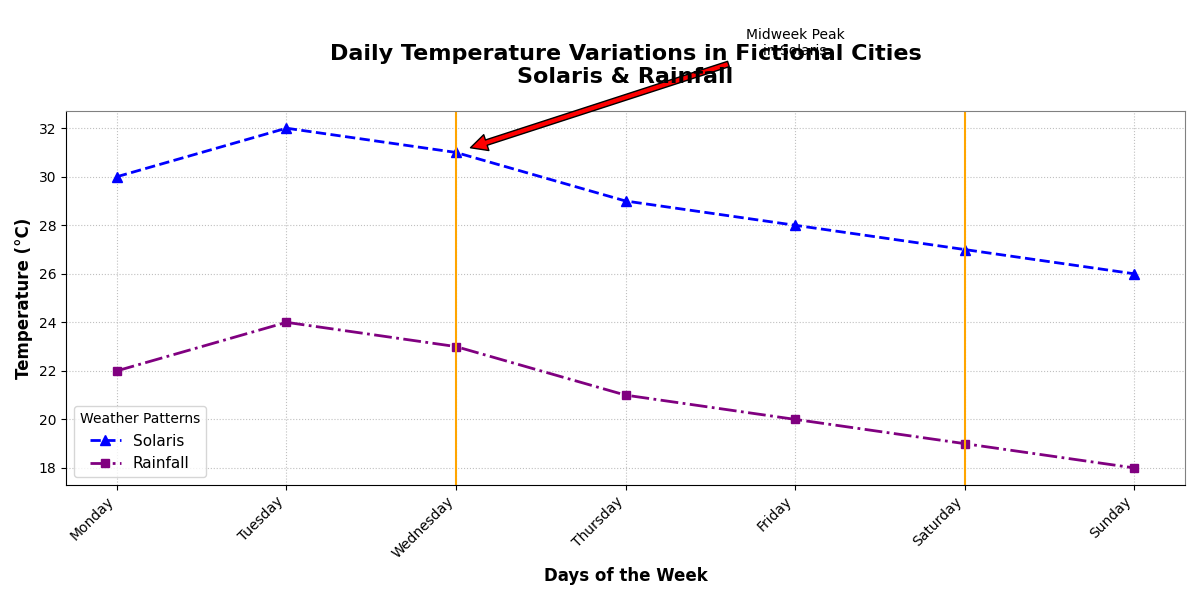

Recreate this plot in Python.
import matplotlib.pyplot as plt
import numpy as np

days = ['Monday', 'Tuesday', 'Wednesday', 'Thursday', 'Friday', 'Saturday', 'Sunday']
solar_temps = [30, 32, 31, 29, 28, 27, 26]
rain_temps = [22, 24, 23, 21, 20, 19, 18]

day_indices = np.arange(len(days))

fig, ax = plt.subplots(figsize=(12, 6))

# Altering styles with different colors and markers
ax.plot(day_indices, solar_temps, marker='^', markersize=7, color='blue', label='Solaris', linestyle='--', linewidth=2)
ax.plot(day_indices, rain_temps, marker='s', markersize=6, color='purple', label='Rainfall', linestyle='-.', linewidth=2)

ax.set_title('Daily Temperature Variations in Fictional Cities\nSolaris & Rainfall', fontsize=16, weight='bold', pad=20)
ax.set_xlabel('Days of the Week', fontsize=12, weight='bold')
ax.set_ylabel('Temperature (°C)', fontsize=12, weight='bold')
ax.set_xticks(day_indices)
ax.set_xticklabels(days, rotation=45, ha='right')

# Random changes to grid and border
ax.grid(visible=True, linestyle=':', alpha=0.8)
ax.spines['top'].set_color('gray')
ax.spines['right'].set_color('gray')

# Legend alteration
ax.legend(loc='lower left', fontsize=11, shadow=False, title='Weather Patterns')

highlight_days = [2, 5]
for day in highlight_days:
    ax.axvline(x=day, color='orange', linestyle='-', linewidth=1.5)

ax.annotate('Midweek Peak\nin Solaris', xy=(2, 31), xytext=(4, 35),
            arrowprops=dict(facecolor='red', shrink=0.05), fontsize=10, ha='center')

plt.tight_layout()
plt.show()
